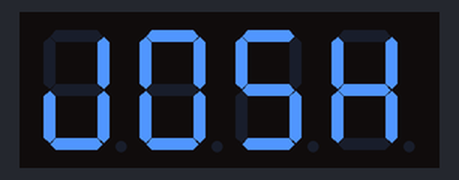
A sketch run on a simulated Arduino Uno, built with avr-gcc and run on an emulated ATmega328P. Parts: 4-digit seven-segment display.

Above: at 0.75 s.

Measured:
- by itself, everything shown: repeats every 1.6 s, in 28 steps

The sketch:

josh.ino
```cpp
#include <Wire.h>
#include <Adafruit_GFX.h>
#include "Adafruit_LEDBackpack.h"

Adafruit_7segment matrix = Adafruit_7segment();

void setup() {
  matrix.begin(0x70);
  matrix.setBrightness(0);
//  matrix.blinkRate(HT16K33_BLINK_DISPLAYON);

  matrix.writeDigitRaw(0, B00011110);
  matrix.writeDigitRaw(1, B00111111);
  matrix.writeDigitRaw(3, B01101101);
  matrix.writeDigitRaw(4, B01110110);
  matrix.writeDisplay();
}

void loop() {
  for (int i = 1; i <= 15; i++) {
    matrix.setBrightness(i);
    delay(50);
  }

  for (int i = 15; i >= 0; i--) {
    matrix.setBrightness(i);
    delay(50);
  }
}
```
